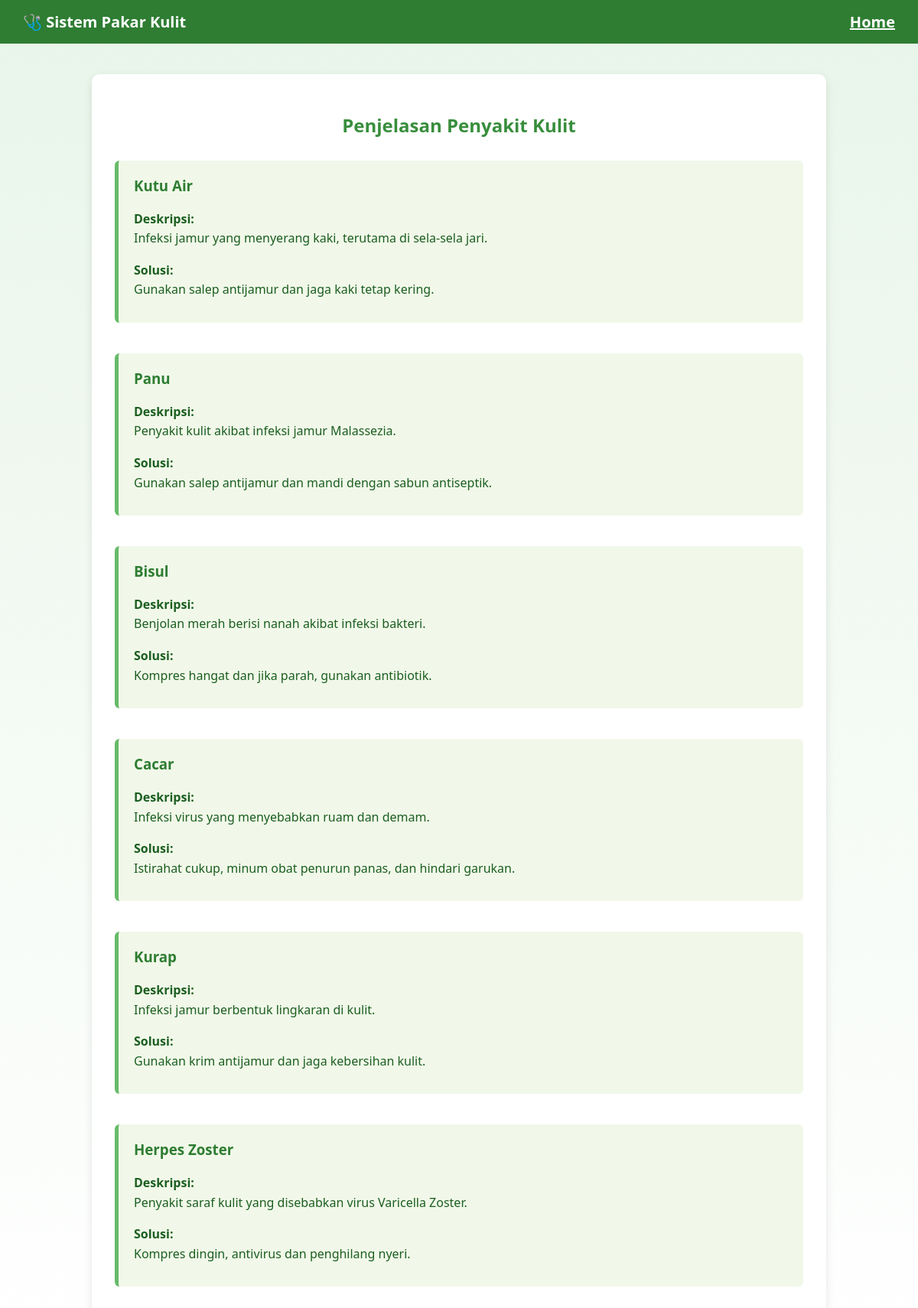
Screenshot of /penjelasan_penyakit.php with the database file from the repository.
### tables this page shows
CREATE TABLE `penyakit` (
  `id` int(11) NOT NULL,
  `kode_penyakit` varchar(10) DEFAULT NULL,
  `nama_penyakit` varchar(100) DEFAULT NULL,
  `deskripsi` text DEFAULT NULL,
  `solusi` text DEFAULT NULL
);

### penjelasan_penyakit.php (the view, shortened to what this page needs)
<?php
include 'db_connect.php';
$penyakit = $conn->query("SELECT * FROM penyakit");
?>
<!DOCTYPE html>
<html>
<head>
</head>
<body>
    <div class="navbar">
        <div><strong>🩺 Sistem Pakar Kulit</strong></div>
        <div><a href="index.php">Home</a></div>
    </div>
    <div class="container">
        <h2>Penjelasan Penyakit Kulit</h2>
        <?php while ($row = $penyakit->fetch_assoc()): ?>
            <div class="penyakit">
                <div class="penyakit-content">
                    <h3><?= htmlspecialchars($row['nama_penyakit']) ?></h3>
                    <p><strong>Deskripsi:</strong><br><?= nl2br(htmlspecialchars($row['deskripsi'])) ?></p>
                    <p><strong>Solusi:</strong><br><?= nl2br(htmlspecialchars($row['solusi'])) ?></p>
                </div>
            </div>
        <?php endwhile; ?>
    </div>
</body>
</html>

### penjelasan_penyakit.php (style rules this page uses)
body { font-family: 'Segoe UI', sans-serif; background: linear-gradient(to bottom, #e8f5e9, #ffffff); margin: 0; padding: 0; color: #1b5e20; }
.navbar { background-color: #2e7d32; padding: 15px 30px; color: white; font-size: 20px; display: flex; align-items: center; justify-content: space-between; }
.navbar a { color: white; text-decoration: underline; font-weight: bold; }
.container { max-width: 900px; margin: 40px auto; background: white; padding: 30px; border-radius: 10px; box-shadow: 0 4px 12px rgba(0,0,0,0.1); }
h2 { text-align: center; color: #388e3c; margin-bottom: 30px; }
.penyakit { margin-bottom: 40px; padding: 20px; border-left: 5px solid #66bb6a; background-color: #f1f8e9; border-radius: 6px; display: flex; gap: 20px; align-items: flex-start; }
.penyakit-content { flex: 1; }
.penyakit-content h3 { margin-top: 0; color: #2e7d32; }
.penyakit-content p { margin-bottom: 10px; line-height: 1.6; }

### rows the page displays
penyakit: nama_penyakit "Kutu Air", deskripsi "Infeksi jamur yang menyerang kaki, terutama di sela-sela jari.", solusi "Gunakan salep antijamur dan jaga kaki tetap kering."
penyakit: nama_penyakit "Panu", deskripsi "Penyakit kulit akibat infeksi jamur Malassezia.", solusi "Gunakan salep antijamur dan mandi dengan sabun antiseptik."
penyakit: nama_penyakit "Bisul", deskripsi "Benjolan merah berisi nanah akibat infeksi bakteri.", solusi "Kompres hangat dan jika parah, gunakan antibiotik."
penyakit: nama_penyakit "Cacar", deskripsi "Infeksi virus yang menyebabkan ruam dan demam.", solusi "Istirahat cukup, minum obat penurun panas, dan hindari garukan."
penyakit: nama_penyakit "Kurap", deskripsi "Infeksi jamur berbentuk lingkaran di kulit.", solusi "Gunakan krim antijamur dan jaga kebersihan kulit."
penyakit: nama_penyakit "Herpes Zoster", deskripsi "Penyakit saraf kulit yang disebabkan virus Varicella Zoster.", solusi "Kompres dingin, antivirus dan penghilang nyeri."
